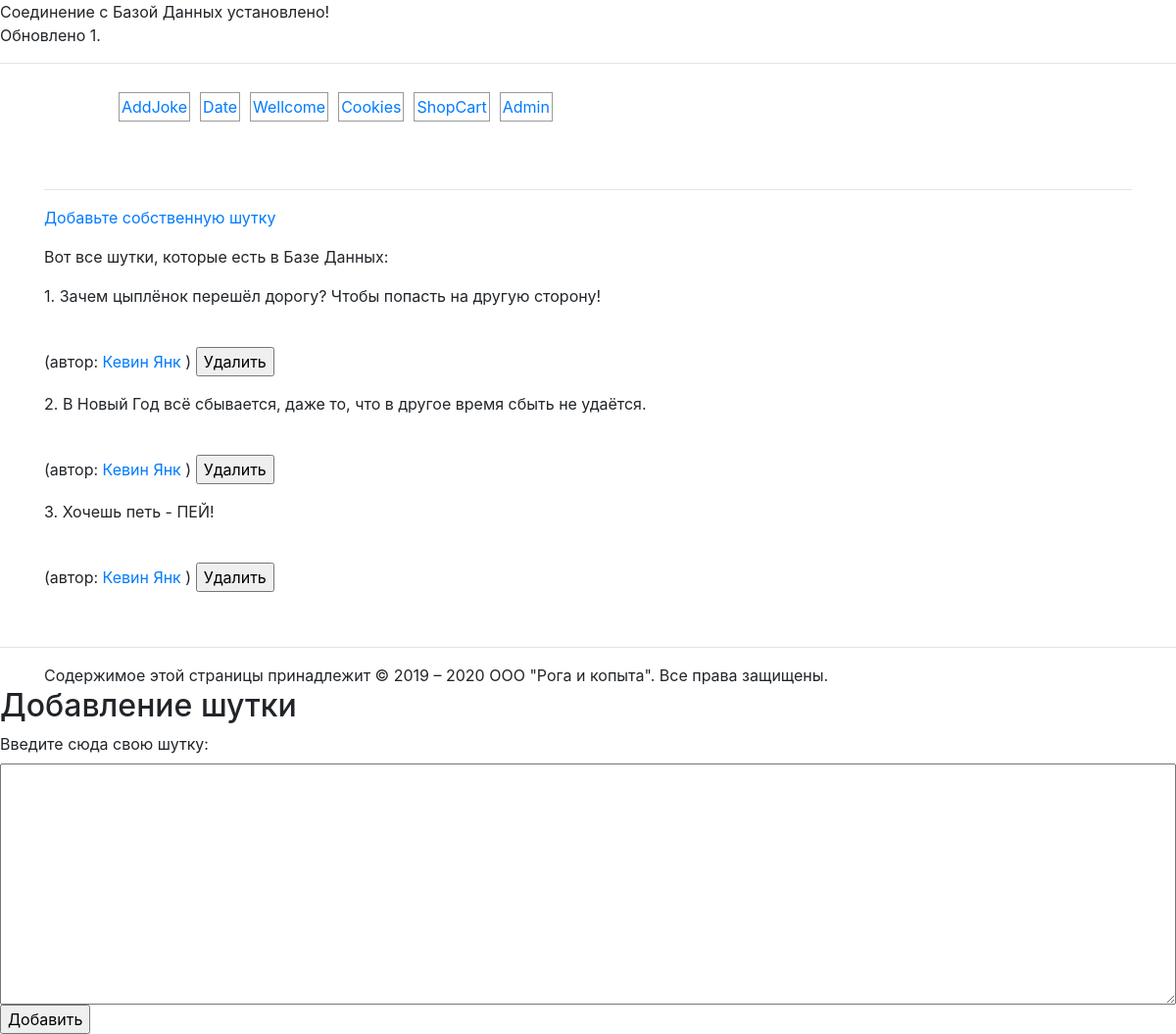
Screenshot of /addjoke/index.php?addjoke with the database file from the repository.
### tables this page shows
CREATE TABLE `jokes` (
  `id` int(11) NOT NULL,
  `joketext` text,
  `jokedate` date NOT NULL,
  `author_id` int(11) NOT NULL
);

### includes/helpers.inc.php (the view)
<?php
function html($text){
    return htmlspecialchars($text, ENT_QUOTES, 'UTF-8');
}
function htmlout($text){
    echo html($text);
}
function markdown2html($text){
    $text = htmlout($text);
    $text = preg_replace('/__(.+?)__/s', '<em>$1</em>', $text);
    $text = preg_replace('/\*\*(.+?)\*\*/s', '<em>$1</em>', $text);
    $text = preg_replace('/_(.+?)_/s', '<em>$1</em>', $text);
    $text = preg_replace('/\*(.+?)\*/s', '<em>$1</em>', $text);
    $text = preg_replace('/\n\r/', "\n", $text);
    $text = preg_replace('/n\r/', "\n", $text);
    $text = '<p>' . preg_replace('/\n\n/', '<p></p>', $text) . '</p>';
    $text = preg_replace('/\n/', '<br>', $text);
    $text = preg_replace('/\[([^\]]+)]\(([-a-z0-9._~:\/?#@!$&`()*+,;=%]+)\)/i',
            '<a href="$2">$1</a>', $text);
    return $text;
}
function markdownout($text){
    echo markdown2html($text);
}

### addjoke/jokes.html.php (shortened to what this page needs)
<?php include_once $_SERVER['DOCUMENT_ROOT'] . '/includes/helpers.inc.php'; ?>
<!doctype html>
<html lang="ru">
    <head>
        <?php
        include $_SERVER['DOCUMENT_ROOT'] . '/assets/head.html.php';
        ?>
    </head>
    <body>
        <main class="container">
            <div class="row">
                <div class="col-md-12">
                    <div class="main">
                        <?php include $_SERVER['DOCUMENT_ROOT'] . '/assets/nav.html.php';?>
                        <p><a href="?addjoke">Добавьте собственную шутку</a></p>
                        <p>Вот все шутки, которые есть в Базе Данных:</p>
                        <?php foreach($jokes as $i => $joke): ?>
                            <form action="?delete_joke" method="post">
                                <blockquote>
                                    <p>
                                        <?php
                                            echo ++$i . '. ';
                                        ?>
                                        <br>
                                        (автор: <a href="mailto:<?php htmlout($joke['auth_email'])?>">
                                        </a>)
                                        <input type="submit" value="Удалить">
                                    </p>
                                </blockquote>
                            </form>
                        <?php endforeach; ?>
                    </div>
                </div>
            </div>
        </main>
        <br><hr>
        <footer>
            <?php include $_SERVER['DOCUMENT_ROOT'] . '/assets/footer.html.php'; ?>
        </footer>
    </body>
</html>

### rows the page displays
jokes: joketext "Зачем цыплёнок перешёл дорогу? Чтобы попасть на другую сторону! Кевин Янк"
jokes: joketext "В Новый Год всё сбывается, даже то, что в другое время сбыть не удаётся. Кевин Янк"
jokes: joketext "Хочешь петь - ПЕЙ! Кевин Янк"

### other values shown
$effected_rows "1"
